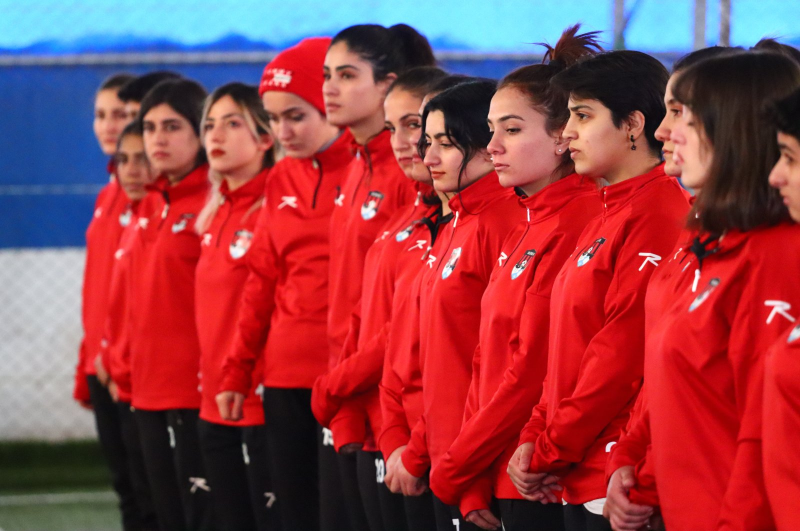
#> input picture faces/1.jpg, 1600 x 1062 px (shown at 1/2 size); its folder holds only this picture in this run
$ jupyter execute --allow-errors main.ipynb
#> lines starting #> are read from the running program, lines starting #| are printed output that depends on the picture
### src/black_white.py
import cv2
import os
import shutil
import numpy as np

def Is_BlackAndWhite(image):

    b , g , r  = cv2.split(image)
    tolerance = 10
    return np.allclose(b , g , atol=tolerance) and np.allclose(g , r ,atol=tolerance)

def remove_black_and_white_images(dataset_path, output_path):

    if not os.path.exists(output_path):
        os.makedirs(output_path)

    # List all files in the dataset directory
    image_files = [f for f in os.listdir(dataset_path)]

    for file in image_files:
        file_path = os.path.join(dataset_path, file)
        image = cv2.imread(file_path)

        # Calculate the color difference
        diff = Is_BlackAndWhite(image)

        # Check if the difference is below the threshold (considered grayscale)
        if diff :
            print(f"Skipping grayscale image: {file}")
        else:
            # Copy color image to output directory
            new_file_path = os.path.join(output_path, file)
            shutil.copy(file_path, new_file_path)  # Copy the file
            print(f"Copying color image: {file} to {output_path} folder")

### src/faces_detected.py
import cv2
from retinaface import RetinaFace
import os

class FaceDetectorRetinaFace:
    def __init__(self):
        self.detector = RetinaFace

    def detect_faces(self, image_path):
        # Detect faces in the image
        faces = self.detector.detect_faces(image_path)
        return faces

    # [9 lines left out: function crop_faces, not called in this run]

def process_images_and_save(dataset_path, output_path, face_detector):
    if not os.path.exists(output_path):
        os.makedirs(output_path)

    # List all files in the dataset directory
    image_files = [f for f in os.listdir(dataset_path)]

    for file in image_files:
        img_path = os.path.join(dataset_path, file)
        image = cv2.imread(img_path)

        # Detect faces
        faces = face_detector.detect_faces(img_path)

        if faces:
            # Crop faces from the image
            cropped_faces = face_detector.crop_faces(image, faces)

            # Save each cropped face
            for i, cropped_face in enumerate(cropped_faces):
                face_file_name = f"{os.path.splitext(file)[0]}_face_{i}.jpg"
                face_file_path = os.path.join(output_path, face_file_name)
                cv2.imwrite(face_file_path, cropped_face)
                print(f"Saved cropped face to {face_file_path}")
        else:
            print(f"No faces detected in {file}, skipping.")

### src/front_Filtering.py
import cv2
import os
import numpy as np
import mediapipe as mp

class FaceFeatureExtractor:
    def __init__(self):
        self.mp_face_mesh = mp.solutions.face_mesh
        self.face_mesh = self.mp_face_mesh.FaceMesh(
            min_detection_confidence=0.5,
            min_tracking_confidence=0.5
        )
        self.mp_drawing = mp.solutions.drawing_utils

    # [24 lines left out: functions extract_landmarks, draw_landmarks, not called in this run]

class PoseClassifier:
    def __init__(self, threshold=0.1):
        self.threshold = threshold

    # [52 lines left out: functions is_frontal_face, process_and_filter_faces, not called in this run]

### main.ipynb
<h1 style="text-align:center; font-size:50px; font-weight:bold;">Faces Analysis</h1>

<p style="text-align:center; font-weight:bold; font-size:25px;">
  Project by:  Sahar Pourghasemi
</p>

[cell 1]
import os
import sys
import numpy as np
import cv2
import matplotlib.pyplot as plt
from PIL import Image
from tqdm import tqdm
from retinaface import RetinaFace
from pathlib import Path

<h3 style="font-size:30px; font-weight:bold;">Part O (Kernels):</h3>
<p style="font-size:15px; margin-left:20px;">
  1.1 Implement the Convolution Function
  <br>
  We will create a function that performs the convolution operation on an image using a given kernel. This function will handle padding, applying the kernel to each pixel, and generating the convolution result.
  <br><br>
  1.2 Test Various Kernels
  <br>
  We will test different kernels to understand their effects on the image:
  <ul>
    <li><strong>Identity Kernel:</strong> This kernel should leave the image unchanged.</li>
    <li><strong>Left Sobel Kernel:</strong> Used for edge detection in the horizontal direction.</li>
    <li><strong>Blur Kernel:</strong> Blurs the image by averaging pixel values.</li>
    <li><strong>Random Kernel:</strong> A randomly generated kernel to observe arbitrary effects.</li>
  </ul>
</p>

<h4 style="font-size:18px; font-weight:bold; margin-left:20px;">1.1 Implement the Convolution Function</h4>
<p style="font-size:15px; margin-left:20px;">
  We will create a function that performs the convolution operation on an image using a given kernel. This function will include:
  <br><br>
  - Padding the image to handle border effects.
  <br>
  - Applying the kernel to each pixel of the image.
  <br>
  - Generating and returning the convolution result.
</p>

[cell 2]
def convolution2d(image, kernel):

    # Get dimensions of the image and the kernel
    image_height, image_width = image.shape
    kernel_height, kernel_width = kernel.shape

    # Calculate padding
    pad_height = kernel_height // 2
    pad_width = kernel_width // 2

    # Pad the image to handle borders
    """
        When performing convolution, the kernel needs to be applied to every pixel of the image, including those near the edges. Without padding, the kernel cannot fully cover the edges of the image, leading to incorrect results or a smaller output size. Padding helps to manage these border effects by adding extra pixels around the edges of the image.

        np.pad() is a NumPy function used to add padding to an array. The padding can be added to the beginning or end of each axis (in this case, the rows and columns of the image).

        ((pad_height, pad_height), (pad_width, pad_width)): This tuple specifies the amount of padding to add. The first element ((pad_height, pad_height)) refers to padding added to the rows (top and bottom), and the second element ((pad_width, pad_width)) refers to padding added to the columns (left and right).

        mode='constant': Specifies that the padding should use a constant value (0 by default) for the added pixels. Other modes include 'edge' (pads with the edge values), 'reflect' (pads with reflection), etc.

    """
    padded_image = np.pad(image, ((pad_height, pad_height), (pad_width, pad_width)), mode='constant')

    # Initialize the output image
    output = np.zeros((image_height, image_width))

    # Apply convolution
    for i in range(image_height):
        for j in range(image_width):
            # we extract a sub-region from the padded image that is the same size as the kernel
            region = padded_image[i:i + kernel_height, j:j + kernel_width]
            output[i, j] = np.sum(region * kernel)

    return output

<h4 style="font-size:18px; font-weight:bold; margin-left:20px;">1.2 Test Various Kernels</h4>
<p style="font-size:15px; margin-left:20px;">
  We will test different kernels to understand their effects on the image. The kernels to be tested include:
</p>

<h4 style="font-size:16px; font-weight:bold; margin-left:30px;">Identity Kernel</h4>
<p style="font-size:15px; margin-left:40px;">
  The <strong>Identity Kernel</strong> is used to verify the correctness of the convolution function. This kernel is defined as:
  <br><br>
  <code>
  [[0, 0, 0],<br>
   [0, 1, 0],<br>
   [0, 0, 0]]
  </code>
  <br><br>
  When applied to an image, this kernel should leave the image unchanged because it has no effect on the pixel values except for the central pixel.
</p>

<h4 style="font-size:16px; font-weight:bold; margin-left:30px;">Testing the Left Sobel Kernel</h4>
<p style="font-size:15px; margin-left:40px;">
  The <strong>Left Sobel Kernel</strong> is used for edge detection in the horizontal direction. This kernel is defined as:
  <br><br>
  <code>
  [[1, 0, -1],<br>
   [2, 0, -2],<br>
   [1, 0, -1]]
  </code>
  <br><br>
  When applied to an image, this kernel highlights vertical edges by calculating the gradient in the horizontal direction. It helps in detecting and emphasizing edges in the image.
</p>

<h4 style="font-size:16px; font-weight:bold; margin-left:30px;">Testing the Blur Kernel</h4>
<p style="font-size:15px; margin-left:40px;">
  The <strong>Blur Kernel</strong> is used to blur the image by averaging pixel values. This kernel is defined as:
  <br><br>
  <code>
  [[1/36, 1/36, 1/36, 1/36, 1/36, 1/36],<br>
   [1/36, 1/36, 1/36, 1/36, 1/36, 1/36],<br>
   [1/36, 1/36, 1/36, 1/36, 1/36, 1/36],<br>
   [1/36, 1/36, 1/36, 1/36, 1/36, 1/36],<br>
   [1/36, 1/36, 1/36, 1/36, 1/36, 1/36],<br>
   [1/36, 1/36, 1/36, 1/36, 1/36, 1/36]]
  </code>
  <br><br>
  When applied to an image, this kernel smooths out details and reduces noise by averaging the pixel values in the kernel's neighborhood. It effectively blurs the image and makes the details less sharp.
</p>

<h4 style="font-size:16px; font-weight:bold; margin-left:30px;">Testing the Random Kernel</h4>
<p style="font-size:15px; margin-left:40px;">
  The <strong>Random Kernel</strong> is a randomly generated kernel used to observe arbitrary effects on the image. This kernel is defined as:
  <br><br>
  <code>
  [[a, b, c],<br>
   [d, e, f],<br>
   [g, h, i]]
  </code>
  <br><br>
  Here, <code>a, b, c, d, e, f, g, h, i</code> are random values. When applied to an image, this kernel creates unpredictable effects due to its arbitrary values. It helps in testing how the convolution function handles non-standard inputs.
</p>

<h6 style="font-size:16px; font-weight:bold; margin-left:30px;">Import and Apply Kernels to Dataset Images</h6>
<p style="font-size:15px; margin-left:40px;">
  We will import images from the dataset folder and apply different kernels to each image. The process includes:
  <br><br>
  - <strong>Loading Images:</strong> Import all images from the specified folder.
  <br>
  - <strong>Applying Kernels:</strong> Use the convolution function to apply each kernel to the images.
  <br>
  - <strong>Displaying Results:</strong> Create subplots to visualize the original images and the results of applying each kernel.
</p>

[cell 3]
# Define paths and kernels
dataset_path = 'faces'
kernel_names = ['Identity', 'Left Sobel', 'Blur', 'Random']
kernels = {
    'Identity': np.array([[0, 0, 0], [0, 1, 0], [0, 0, 0]]),
    'Left Sobel': np.array([[1, 0, -1], [2, 0, -2], [1, 0, -1]]),
    'Blur': np.ones((6, 6)) / 36,
    'Random': np.random.rand(3, 3)
}

# Function to apply all kernels to an image
def apply_kernels(image, kernels):
    results = {}
    for name, kernel in kernels.items():
        results[name] = convolution2d(image, kernel)
    return results

# Load images from the dataset folder
image_files = [f for f in os.listdir(dataset_path)]
images = [cv2.imread(os.path.join(dataset_path, file)) for file in image_files]

# Prepare for plotting
num_images = len(images)
#> num_images = 1
fig, axes = plt.subplots(num_images, len(kernel_names) + 1, figsize=(20, num_images * 4))

#> (the rest of this cell did not finish here and is left out)

<h3 style="font-size:30px; font-weight:bold;">Part I (Get to know RetinaFace):</h3>
<p style="font-size:15px; margin-left:20px;">
  In this part, we explore and set up the RetinaFace project for face detection. The steps include:
  <br><br>
  1. Downloading and installing the RetinaFace package.
  <br>

</p>

<h3 style="font-size:30px; font-weight:bold;">Part III (Face Filtering App)</h3>
<p style="font-size:15px; margin-left:20px;">
  In this part of the project, we will develop a face filtering application with the following features:
  <br><br>
  <strong>1. Removing Black and White Images:</strong> Implement a method to identify and remove black and white images from the dataset, keeping only color images.
  <br><br>
  <strong>2. Face Detection Module:</strong> Utilize a face detection library or method to identify faces within the images.
  <br><br>
  <strong>3. Face Feature Extraction Method:</strong> Develop a method to extract features from detected faces. These features will help determine if a face is in a front pose.
  <br><br>
  <strong>4. Decision Function:</strong> Create a boolean function that returns true if the face is in a front pose based on the extracted features.
  <br><br>
  <strong>5. Filtering Function:</strong> Implement a function that inputs a directory, extracts all front-posed faces from images, and saves them into another directory.
</p>

<h4 style="font-size:16px; font-weight:bold; margin-left:30px;">1. Removing Black and White Images</h4>
<p style="font-size:15px; margin-left:40px;">
  This step involves implementing a method to identify and remove black and white images from the dataset. The key steps are:
  <ul style="margin-left:50px;">
    <li>Load each image from the dataset directory.</li>
    <li>Check if the image is black and white (grayscale).</li>
    <li>Remove grayscale images and move color images to a new directory.</li>
  </ul>
</p>

[cell 4]
# Add the src directory to the Python path
sys.path.insert(0, os.path.abspath('src'))

# Import the function from the image_filter.py file
from black_white import remove_black_and_white_images

# Define paths
dataset_path = 'faces'  # Path to your images
output_path = 'color_images'  # Where the color images will be saved

# Call the function
remove_black_and_white_images(dataset_path, output_path)
#> in remove_black_and_white_images, image is the input picture: shape (1062, 1600, 3); mean B, G, R 70.5, 61.8, 149.2
#> in Is_BlackAndWhite, `b , g , r  = cv2.split(image)`:
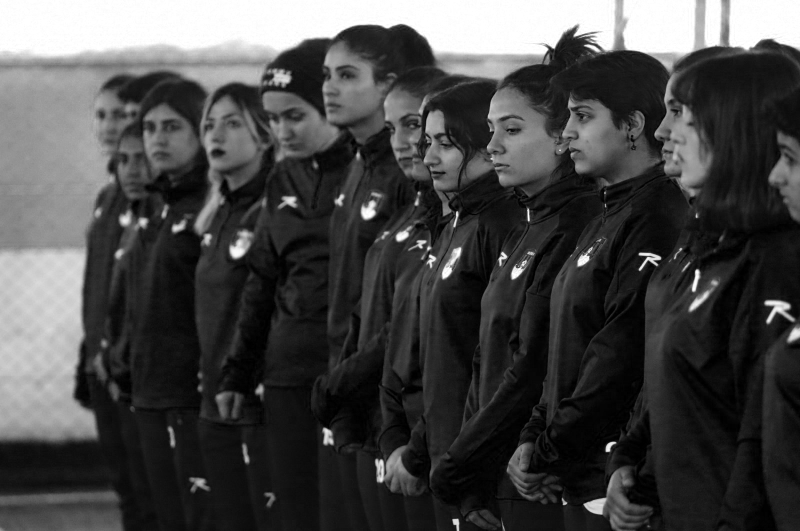
#> b: shape (1062, 1600) (shown at 1/2 size); min 0, max 255, mean 70.5
#> in Is_BlackAndWhite, `b , g , r  = cv2.split(image)`:
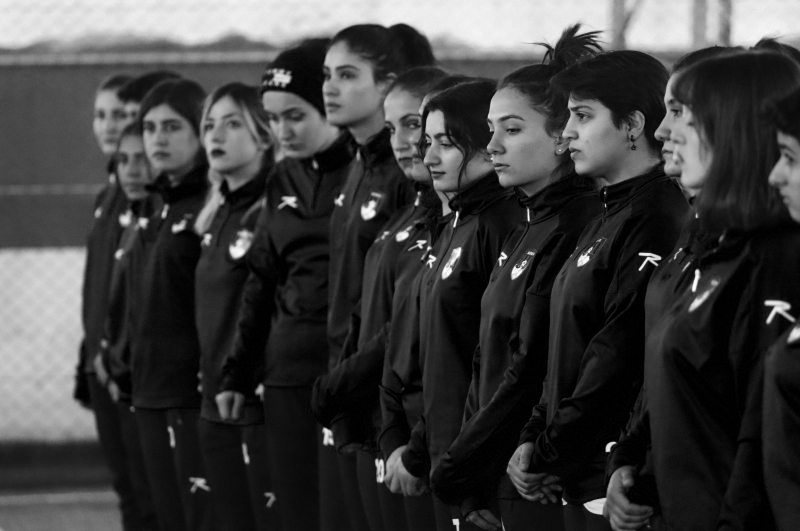
#> g: shape (1062, 1600) (shown at 1/2 size); min 0, max 255, mean 61.8
#> in Is_BlackAndWhite, `b , g , r  = cv2.split(image)`:
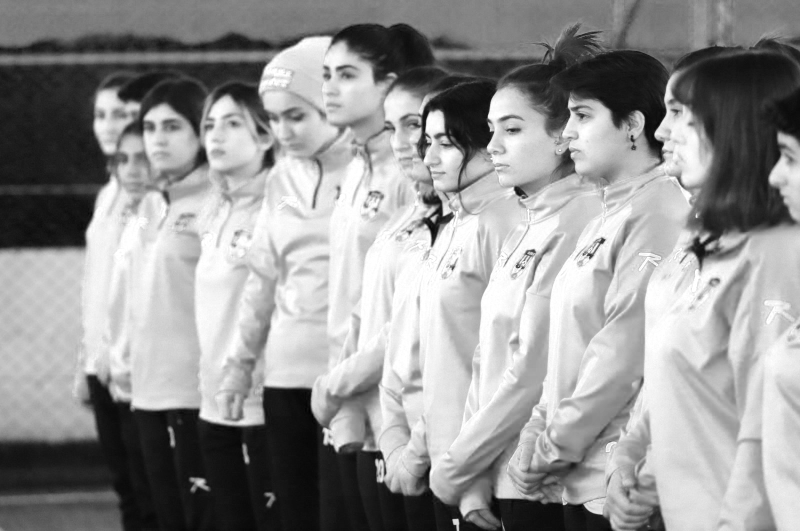
#> r: shape (1062, 1600) (shown at 1/2 size); min 0, max 255, mean 149.2
#> in remove_black_and_white_images, `diff = Is_BlackAndWhite(image)`: diff = False

<h4 style="font-size:16px; font-weight:bold; margin-left:30px;">2. Face Detection Module</h4>
<p style="font-size:15px; margin-left:40px;">
  In this step, we implement a face detection module using the RetinaFace model. The process involves:
  <ul style="margin-left:50px;">
    <li>Initializing the RetinaFace model for detecting faces.</li>
    <li>Loading each image from the dataset directory.</li>
    <li>Using the face detection model to identify faces in the images.</li>
    <li>Copying images that contain detected faces to a new directory.</li>
  </ul>
</p>

[cell 5]
from src.faces_detected import FaceDetectorRetinaFace, process_images_and_save

# Define paths
dataset_path = 'faces'
output_path = 'crop_faces_detected'

# Create an instance of the FaceDetectorRetinaFace class
face_detector = FaceDetectorRetinaFace()

# Process images and save cropped faces
process_images_and_save(dataset_path, output_path, face_detector)
#> (the call stopped at in detect_faces, `faces = self.detector.detect_faces(image_path)`: retinaface is not available in this run)

$ run again, on faces/5.jpeg
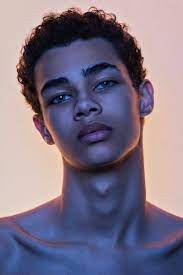
#> input picture faces/5.jpeg, 183 x 275 px
#> num_images = 1
#> in remove_black_and_white_images, image is the input picture: shape (275, 183, 3); mean B, G, R 133.2, 114.3, 125.4
#> in Is_BlackAndWhite, `b , g , r  = cv2.split(image)`:
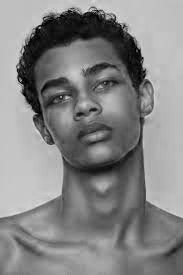
#> b: shape (275, 183); min 0, max 228, mean 133.2
#> in Is_BlackAndWhite, `b , g , r  = cv2.split(image)`:
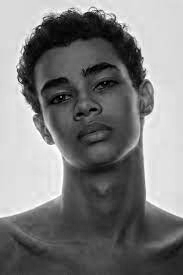
#> r: shape (275, 183); min 0, max 255, mean 125.4
#> diff = False

$ run again, on faces/2.jpg
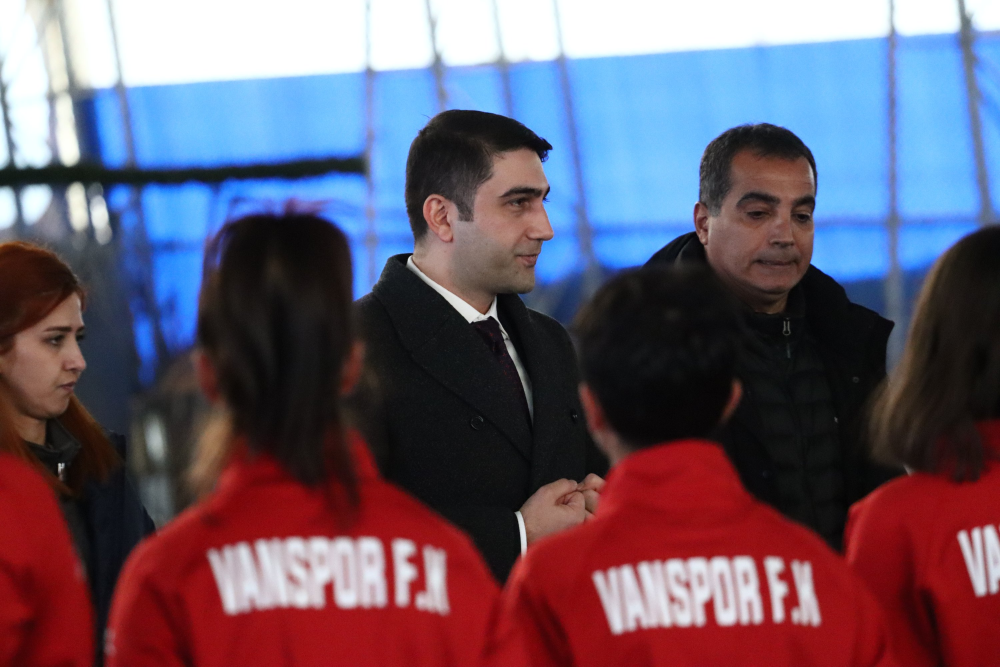
#> input picture faces/2.jpg, 3000 x 2000 px (shown at 1/3 size)
#> num_images = 1
#> in remove_black_and_white_images, image is the input picture: shape (2000, 3000, 3); mean B, G, R 107.4, 89.9, 104
#> in Is_BlackAndWhite, `b , g , r  = cv2.split(image)`:
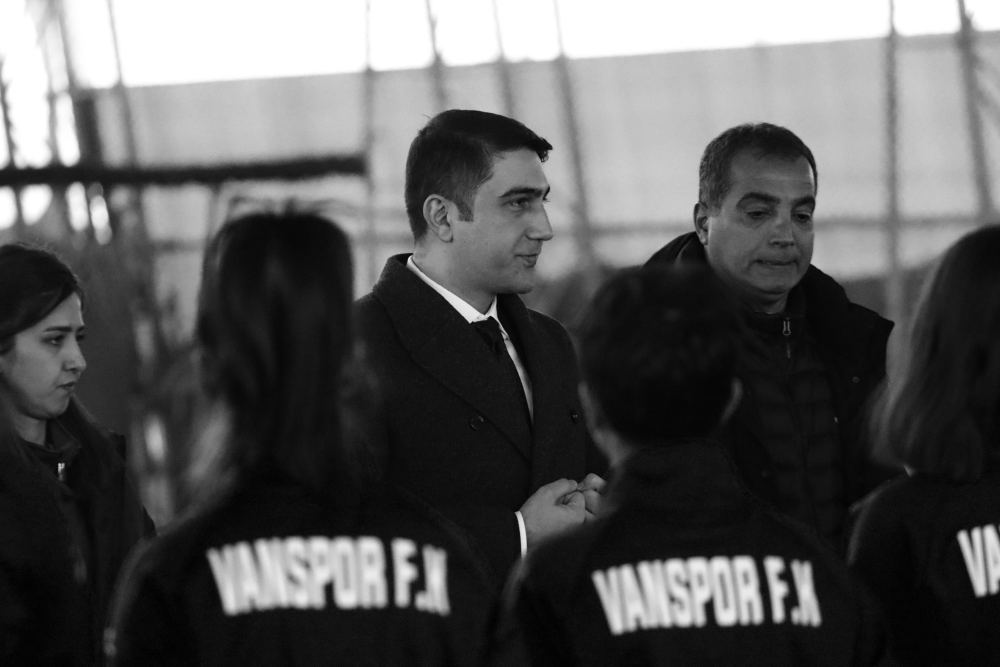
#> g: shape (2000, 3000) (shown at 1/3 size); min 0, max 255, mean 89.9
#> in Is_BlackAndWhite, `b , g , r  = cv2.split(image)`:
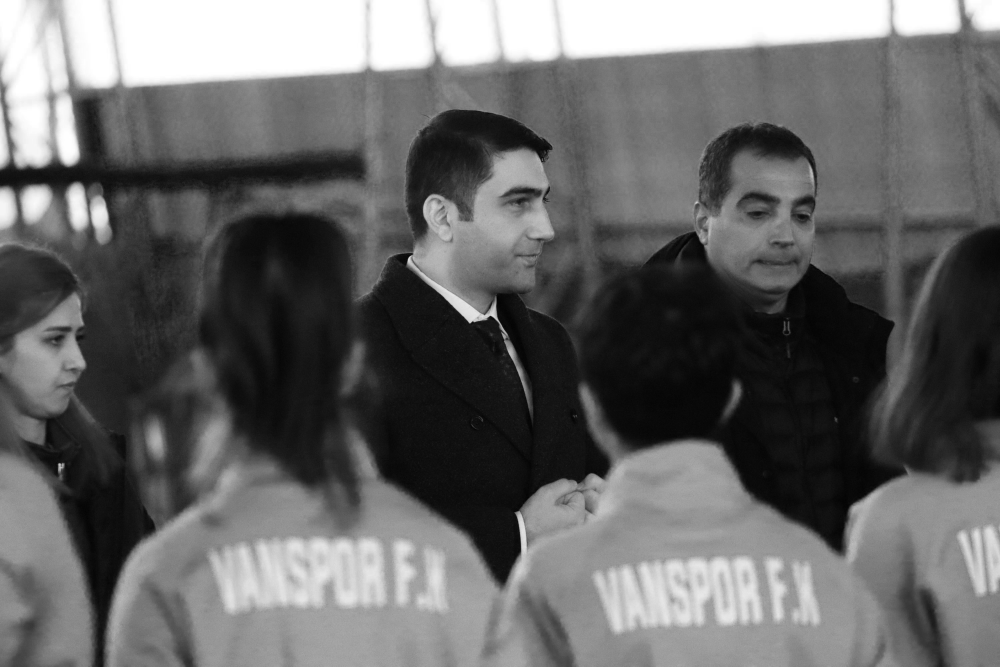
#> r: shape (2000, 3000) (shown at 1/3 size); min 0, max 255, mean 104
#> diff = False
